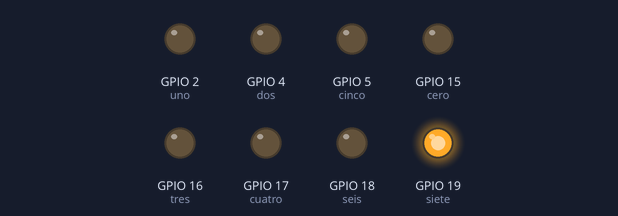
Simulated run of this program. Board: ESP32 board running MicroPython. Shown: output pins drawn as LEDs (lit = HIGH).

Above: at 0.02 s.
At 0.47 s:
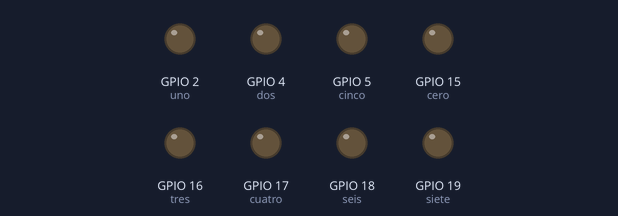
At 0.92 s:
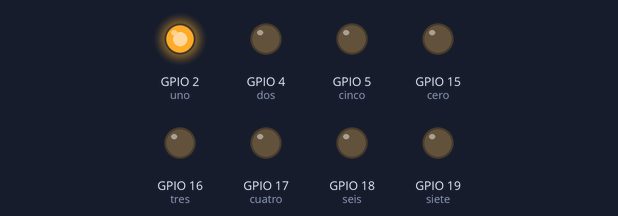
At 1.82 s:
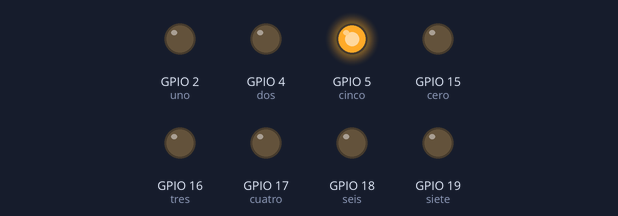
At 2.62 s:
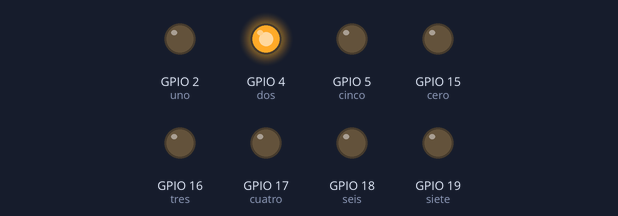
At 3.62 s:
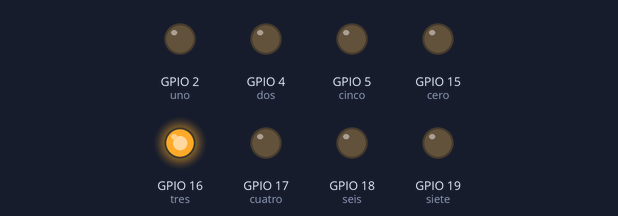
Timing chart, 0 to 3.9 s (numbered marks = the images above):
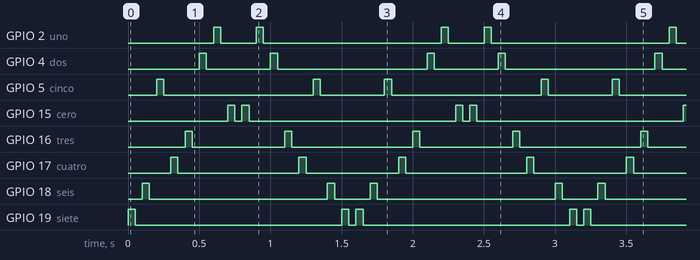

Measured:
- by itself, GPIO 2 (uno): repeats every 1.6 s: LOW 0.25 s, HIGH 0.05 s, LOW 1.3 s, HIGH 0.05 s
- by itself, GPIO 4 (dos): repeats every 1.6 s: LOW 0.45 s, HIGH 0.05 s, LOW 1.1 s, HIGH 0.05 s
- by itself, GPIO 5 (cinco): repeats every 1.6 s: LOW 1.1 s, HIGH 0.05 s, LOW 0.45 s, HIGH 0.05 s
- by itself, GPIO 15 (cero): repeats every 1.6 s: LOW 0.05 s, HIGH 0.05 s, LOW 1.5 s, HIGH 0.05 s
- by itself, GPIO 16 (tres): repeats every 1.6 s: LOW 0.65 s, HIGH 0.05 s, LOW 0.85 s, HIGH 0.05 s
- by itself, GPIO 17 (cuatro): repeats every 1.6 s: LOW 0.85 s, HIGH 0.05 s, LOW 0.65 s, HIGH 0.05 s
- by itself, GPIO 18 (seis): repeats every 1.6 s: LOW 1.3 s, HIGH 0.05 s, LOW 0.25 s, HIGH 0.05 s
- by itself, GPIO 19 (siete): repeats every 1.6 s: LOW 1.5 s, HIGH 0.05 s, LOW 0.05 s, HIGH 0.05 s

The program:

semaforo.py
```python
from machine import Pin
import utime

cero = Pin(15, Pin.OUT)
uno = Pin(2, Pin.OUT)
dos = Pin(4, Pin.OUT)
tres = Pin(16, Pin.OUT)
cuatro = Pin(17, Pin.OUT)
cinco = Pin(5, Pin.OUT)
seis = Pin(18, Pin.OUT)
siete = Pin(19, Pin.OUT)

leds = [cero, uno, dos, tres, cuatro, cinco, seis, siete]

while True:

    for elemento in leds[::-1]:

        elemento.value(1)
        utime.sleep_ms(50)
        elemento.value(0)
        utime.sleep_ms(50)

    for elemento in leds[::1]:

        elemento.value(1)
        utime.sleep_ms(50)
        elemento.value(0)
        utime.sleep_ms(50)

if __name__==("__main__"):
    main()
```
